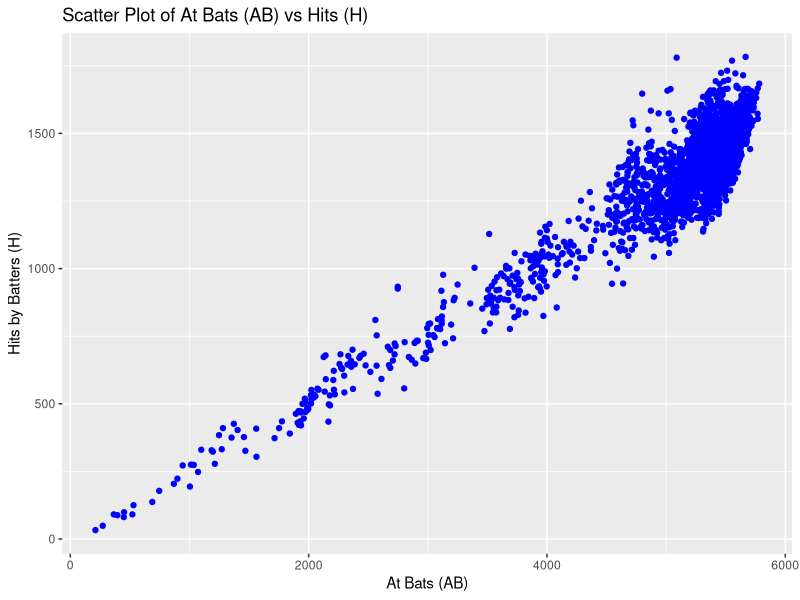
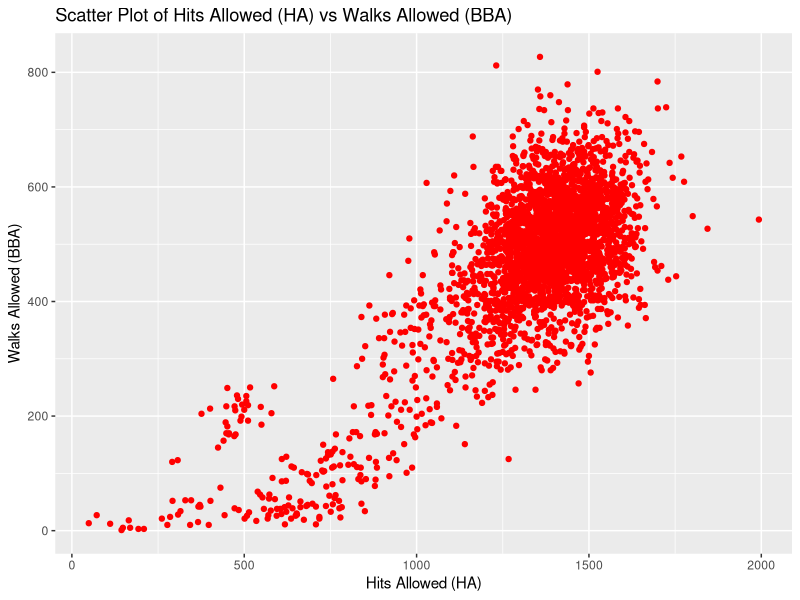

Here is the R script that generated these plots, in order:
library(readr)
library(ggplot2)
data <- read.csv("Baseball_Databank_Teams_1871_2023_Modded.csv")

######################### Step 1 #########################################
# Select relevant columns
selected_data <- data[, c("R", "E", "HRA", "RA", "SOA")]
# Remove rows with missing values
clean_data <- na.omit(selected_data)
# Compute covariance matrix
cov_matrix <- cov(clean_data)
# Compute correlation matrix
corr_matrix <- cor(clean_data)
# Print the covariance and correlation matrices
print("Covariance Matrix:")
print(cov_matrix)
print("Correlation Matrix:")
print(corr_matrix)


######################### Step 2 #########################################

# Select relevant columns for scatter plots
# AB = At Bats, H = Hits by Batters, HA = Hits Allowed, BBA = Walks Allowed
selected_data <- data[, c("AB", "H", "HA", "BBA")]
# Remove rows with missing values
clean_data <- na.omit(selected_data)
# Create a new column for AB/H and HA/BBA
clean_data$AB_H <- clean_data$AB / clean_data$H
clean_data$HA_BBA <- clean_data$HA / clean_data$BBA
# Scatter plot for AB vs H
plot1 <- ggplot(clean_data, aes(x = AB, y = H)) +
  geom_point(color = "blue") +
  labs(title = "Scatter Plot of At Bats (AB) vs Hits (H)",
       x = "At Bats (AB)",
       y = "Hits by Batters (H)")
# Scatter plot for HA vs BBA
plot2 <- ggplot(clean_data, aes(x = HA, y = BBA)) +
  geom_point(color = "red") +
  labs(title = "Scatter Plot of Hits Allowed (HA) vs Walks Allowed (BBA)",
       x = "Hits Allowed (HA)",
       y = "Walks Allowed (BBA)")
# Display the scatter plots
print(plot1)
print(plot2)

######################### Step 3 #########################################

